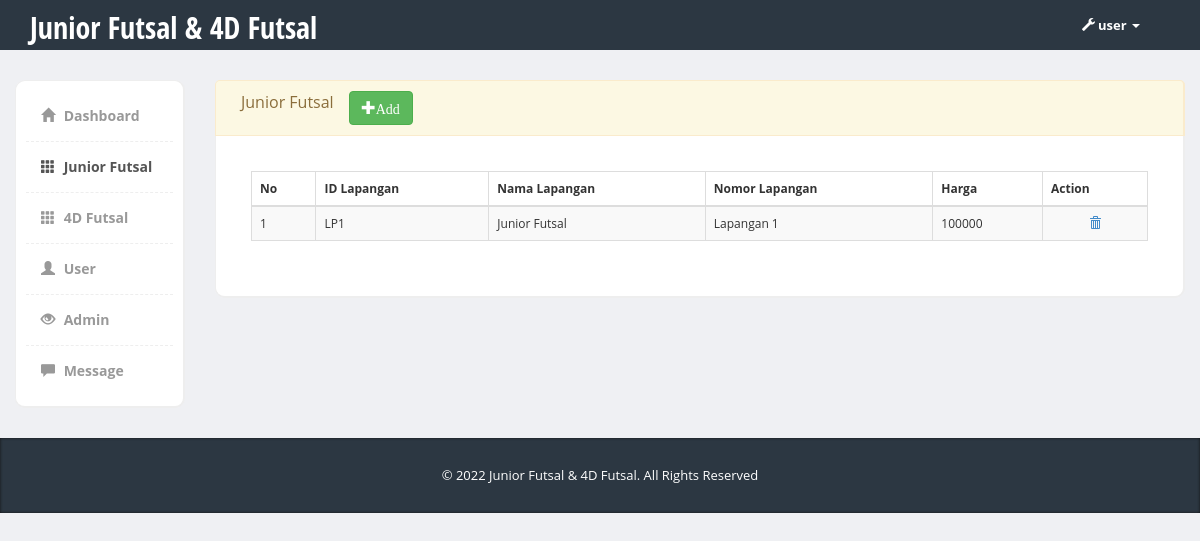
The page /admin/junior.php (signed in) on the database its author committed.
### tables this page shows
CREATE TABLE `lap_junior` (
  `no` int(8) NOT NULL,
  `id_lap` varchar(10) NOT NULL,
  `nama_lap` varchar(20) NOT NULL,
  `no_lap` varchar(20) NOT NULL,
  `harga` varchar(20) NOT NULL
);

### admin/junior.php (the view, shortened to what this page needs)
<!DOCTYPE html>
<html>
  <head>
    <link href="bootstrap/css/bootstrap.min.css" rel="stylesheet">
    <link href="css/styles.css" rel="stylesheet">
  </head>
  <body>
  	<div class="header">
	     <div class="container">
	        <div class="row">
	           <div class="col-md-5">
	              <div class="logo">
	                 <h1><a href="#">Junior Futsal & 4D Futsal</a></h1>
	              </div>
	           </div>
	           <div class="col-md-2">
	              <div class="navbar navbar-inverse" role="banner">
	                  <nav class="collapse navbar-collapse bs-navbar-collapse navbar-right" role="navigation">
	                    <ul class="nav navbar-nav">
	                    <li class="dropdown">
	                        <a href="#" class="dropdown-toggle" data-toggle="dropdown"><i class="glyphicon glyphicon-wrench"></i><?php echo $_SESSION['username'] ?> <b class="caret"></b></a>
	                      </li>
	                    </ul>
	                  </nav>
	              </div>
	           </div>
	        </div>
	     </div>
	</div>
    <div class="page-content">
    	<div class="row">
		  <div class="col-md-2">
		  	<div class="sidebar content-box" style="display: block;">
                <ul class="nav">
                    <li><a href="beranda.php"><i class="glyphicon glyphicon-home"></i> Dashboard</a></li>
					<li class="current"><a href="junior.php"><i class="glyphicon glyphicon-th"></i> Junior Futsal</a></li>
					<li><a href="4d.php"><i class="glyphicon glyphicon-th"></i> 4D Futsal</a></li>
                    <li><a href="user.php"><i class="glyphicon glyphicon-user"></i> User</a></li>
                    <li><a href="admin.php"><i class="glyphicon glyphicon-eye-open"></i> Admin</a></li>
                    <li><a href="message.php"><i class="glyphicon glyphicon-comment"></i> Message</a></li>
                </ul>
             </div>
		  </div>
		  <div class="col-md-10">
		  	<div class="row">
		  		<div class="col-md-12 panel-warning">
		  			<div class="content-box-header panel-heading">
	  					<div class="panel-title ">Junior Futsal</div>
	  					<a href="inputjunior.php"><button class="btn btn-success"><i class="glyphicon glyphicon-plus">Add</i></button></a>
		  			</div>
		  			<div class="content-box-large box-with-header">
			  		<div class="panel-body">
  					<table cellpadding="0" cellspacing="0" border="0" class="table table-striped table-bordered" id="example">
						<thead>
							<tr>
								<th>No</th>
								<th>ID Lapangan</th>
								<th>Nama Lapangan</th>
								<th>Nomor Lapangan</th>
								<th>Harga</th>
								<th>Action</th>
							</tr>
						</thead>
						<tbody>
						<?php
			            $query = mysql_query ("SELECT * FROM lap_junior");
			            $no=1;
			            while ($var=mysql_fetch_array($query)) {
			            ?>
			            <tr>
			              <td><?php echo $no ?></td>
			              <td><?php echo $var ['id_lap']; ?></td>
			              <td><?php echo $var ['nama_lap']; ?></td>
			              <td><?php echo $var ['no_lap']; ?></td>
			              <td><?php echo $var ['harga']; ?></td>
			              <td align="center"><?php echo "<a class='glyphicon glyphicon-trash' title='Hapus' href='deletejunior.php?no=$var[no]'></a>"; ?></td>
			            </tr>
			            <?php
			            $no++;
			          	}
			          	?>
						</tbody>
					</table>
  				</div>
					</div>
		  		</div>
		  	</div>
		  </div>
		</div>
    </div>
    <footer>
         <div class="container">
            <div class="copy text-center">
               © <?php echo date("Y"); ?> Junior Futsal & 4D Futsal. All Rights Reserved
            </div>
         </div>
      </footer>
      <link href="vendors/datatables/dataTables.bootstrap.css" rel="stylesheet" media="screen">
  </body>
</html>

### admin/css/styles.css (style rules this page uses)
body { font-family: 'Open Sans', sans-serif; background-color: #f7f7f7; position: relative; margin: 0px; font-size: 12px; padding: 0px; }
.page-content > .row { margin-left: 0px !important; margin-right: 0px !important; margin-top: 30px; }
footer { background-color:#2c3742; box-shadow:inset 0px 0px 3px #111; color:#fff; font-size:14px; line-height:25px; padding:10px 0px 10px 0px; bottom: 0px; }
footer .copy { font-size:13px; margin:15px 0px; }
.header { height:50px; background-color: #2c3742; }
.header .logo h1 { font-size:30px; margin:0px; padding:10px 0px; }
.header .logo h1 a { color:#fff; font-family: 'Open Sans Condensed', sans-serif; }
.header .navbar * { box-shadow:none !important; }
.header .navbar { background:none !important; border:0px !important; }
.header .navbar i { margin-right:3px; }
.header .navbar .nav > li > a { color:#fff !important; font-size:13px !important; border-bottom:0px !important; margin-top:0px !important; font-weight:bold; }
.header .navbar-collapse { border:0px !important; }
.header .navbar-nav .caret { border-top-color:#fff !important; border-bottom-color:#fff !important; }
.content-box, .content-box-large { margin-bottom:30px; background:#fff; border-radius:10px; padding:10px; border-left:1px solid #eee; border-top:1px solid #eee; border-right:2px solid #eee; border-bottom:2px solid #eee; }
.content-box-large { padding: 20px; }
.box-with-header { border-top: none; border-top-left-radius:0px; border-top-right-radius:0px; }
.content-box-header { min-height: 40px; font-size: 16px; background:#f5f5f5; border-top-left-radius:5px; border-top-right-radius:5px; padding:10px; border-left:1px solid #eee; border-top:1px solid #eee; border-right:2px solid #eee; }
.content-box-header:after { clear:both; }
.sidebar ul.nav, .sidebar ul.nav ul { list-style: none; padding: 0px; margin: 0px; }
.sidebar .nav > li { margin: 0; border-bottom:1px dashed #eee; }
.sidebar .nav > li:last-child { border-bottom:0px; }
.sidebar .nav > li > a { font-size: 14px; line-height: 20px; padding: 15px 15px; color: #999; display: block; font-weight:bold; background:none; text-decoration: none; border-top:0px; font-weight:bold; }
.sidebar .nav > li > a > i { margin-right:5px; }
.sidebar .nav li a:hover, .sidebar .nav li.current > a { background: #fff; color: #555; border-bottom:0px; }
body { background-color: #eff0f3; }
.panel-heading>.panel-title, .content-box-header .panel-title { float: left; padding: 10px 15px; padding-top: 0px; }
.panel-body { clear:both; }

### rows shown on the page
lap_junior: id_lap "LP1", nama_lap "Junior Futsal", no_lap "Lapangan 1", harga "100000"

### other values the page prints
$_SESSION['username'] "user"
